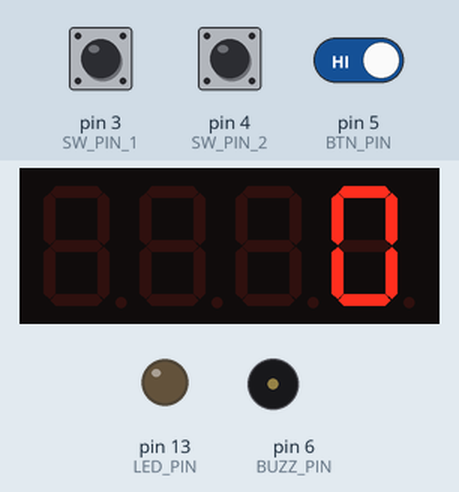
Recording of a sketch running on a simulated Arduino Uno, built with avr-gcc and run on an emulated ATmega328P. Parts: 4-digit seven-segment display, output pins drawn as LEDs (lit = HIGH), buzzer (waves = sounding). Inputs (shaded band) come from the test bench; at power-on: pin 3 (SW_PIN_1) HIGH, pin 4 (SW_PIN_2) HIGH, pin 5 (BTN_PIN) HIGH. Random numbers use the default seed unless the sketch sets one.

Above: at 1.2 s.
1.3 s: pin 3 (SW_PIN_1) pulled LOW for 0.15 s
At 1.37 s:
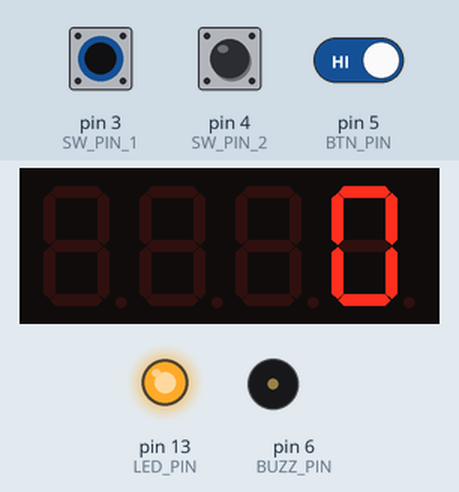
2.9 s: pin 3 (SW_PIN_1) pulled LOW for 3.2 s
At 6.4 s:
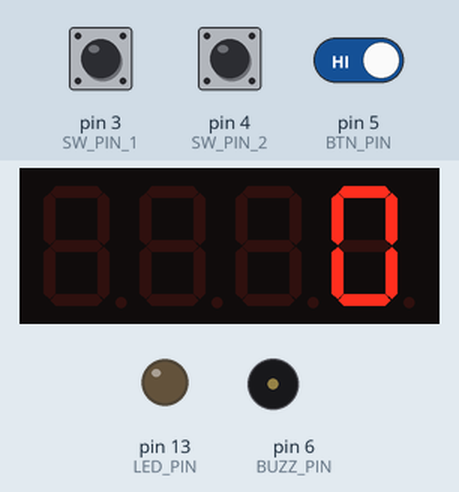
7.6 s: pin 4 (SW_PIN_2) pulled LOW for 3.2 s
At 8.3 s:
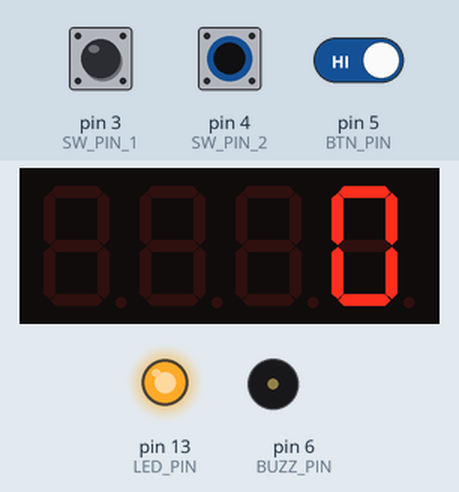
12.3 s: pin 3 (SW_PIN_1) driven LOW and pin 5 (BTN_PIN) driven LOW
At 14.62 s:
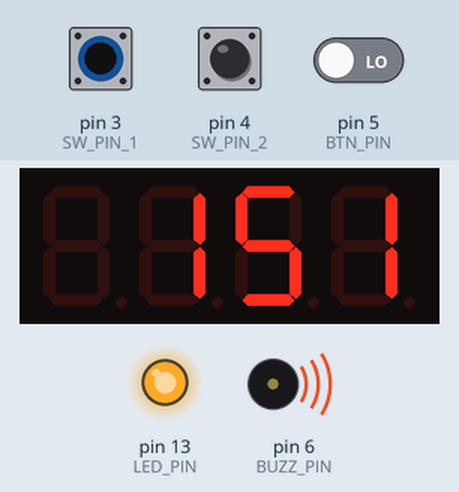
Timing chart, 0 to 16.3 s (numbered marks = the images above; inputs shaded):
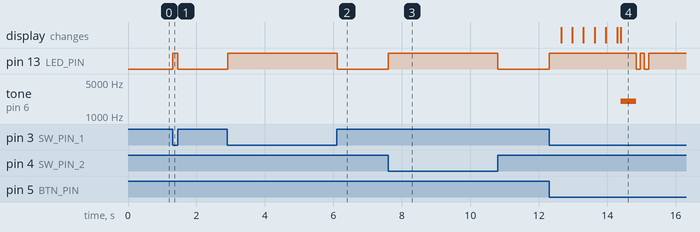

Measured:
- after the input at 1.3 s, pin 13 (LED_PIN): LOW → HIGH at once, → LOW 0.15 s later
- after the input at 2.9 s, pin 13 (LED_PIN): LOW → HIGH at once, → LOW 3.2 s later
- after the input at 7.6 s, pin 13 (LED_PIN): LOW → HIGH at once, → LOW 3.2 s later
- after the input at 12.3 s, pin 13 (LED_PIN): goes HIGH 2.5 s, LOW 0.12 s, HIGH 0.12 s, LOW 0.12 s, then HIGH, starting at once; tone on pin 6 (BUZZ_PIN): silent → 2000 Hz after 2.1 s, → silent 0.45 s later; the display: first changes after 0.35 s (image 4 shows a later state)

The sketch:

nano_tm1637_buzzer_switch.ino
```cpp
#include <TM1637Display.h>

// ---------- Пины ----------
const byte SW_PIN_1   = 3;    // 2-позиционный переключатель: контакт 1
const byte SW_PIN_2   = 4;    // 2-позиционный переключатель: контакт 2
const byte BTN_PIN    = 5;    // Кнопка
const byte BUZZ_PIN   = 6;    // Пищалка (tone)
const byte LED_PIN    = 13;   // Встроенный LED
const byte POT_PIN    = A2;   // Потенциометр

// TM1637
const byte TM_CLK     = 8;    // CLK дисплея
const byte TM_DIO     = 9;    // DIO дисплея

// ---------- Настройки ----------
unsigned int BUZZF = 2000;    // Частота пищалки, Гц
byte DISP_BRIGHT   = 7;       // Яркость 0..7

TM1637Display display(TM_CLK, TM_DIO);

// Для отслеживания нажатия кнопки
bool lastBtn = HIGH;

// ---------- Вспомогательные функции ----------
void blinkLedTwice() {
  for (byte i = 0; i < 2; i++) {
    digitalWrite(LED_PIN, LOW);
    delay(120);
    digitalWrite(LED_PIN, HIGH);
    delay(120);
  }
}

void showNumber(int value) {
  // Показываем число 0..9999 (у нас 0..250)
  display.showNumberDec(value, false);
}

void rampToNumber(int target) {
  // Быстрое "нарастание числа" от 0 до target
  target = constrain(target, 0, 250);

  int stepDelay = 6; // мс между шагами (быстро)
  int stepSize  = 1; // шаг по умолчанию

  // Для больших чисел ускоряем, чтобы анимация оставалась быстрой
  if (target > 120) stepSize = 2;
  if (target > 200) stepSize = 3;

  for (int v = 0; v <= target; v += stepSize) {
    showNumber(v);
    delay(stepDelay);
  }

  // Гарантированно показать точное целевое
  showNumber(target);
}

void runCycle(int P) {
  P = constrain(P, 0, 250);

  // 1) Анимация нарастания до значения
  rampToNumber(P);

  // 2) Пищалка на длительность P*3 мс
  unsigned long buzzTime = (unsigned long)P * 3UL;
  if (buzzTime > 0) {
    tone(BUZZ_PIN, BUZZF);
    delay(buzzTime);
    noTone(BUZZ_PIN);
  } else {
    noTone(BUZZ_PIN);
  }

  // 3) После цикла число остаётся на экране, LED мигает 2 раза
  blinkLedTwice();
}

void setup() {
  pinMode(SW_PIN_1, INPUT_PULLUP);
  pinMode(SW_PIN_2, INPUT_PULLUP);
  pinMode(BTN_PIN,  INPUT_PULLUP);

  pinMode(LED_PIN, OUTPUT);
  digitalWrite(LED_PIN, LOW);

  pinMode(BUZZ_PIN, OUTPUT);
  noTone(BUZZ_PIN);

  display.setBrightness(DISP_BRIGHT, true);
  display.clear();
  showNumber(0);

  // Немного шума для random()
  randomSeed(analogRead(A0));
}

void loop() {
  // Режимы через SPDT: общий контакт на GND, выходы на D3/D4
  bool mode1 = (digitalRead(SW_PIN_1) == LOW); // режим случайного P
  bool mode2 = (digitalRead(SW_PIN_2) == LOW); // режим от потенциометра

  // LED включён, если режим определён
  digitalWrite(LED_PIN, (mode1 || mode2) ? HIGH : LOW);

  // Кнопка нажата = LOW (INPUT_PULLUP)
  bool btnNow = digitalRead(BTN_PIN);

  // Срабатывание по фронту нажатия
  if (lastBtn == HIGH && btnNow == LOW) {
    if (mode1 && !mode2) {
      int P = random(0, 251);      // 0..250
      runCycle(P);
    } else if (mode2 && !mode1) {
      int raw = analogRead(POT_PIN);          // 0..1023
      int Ppot = map(raw, 0, 1023, 0, 250);   // 0..250
      runCycle(Ppot);
    }
    // Если оба/ни один режим не активны — ничего не делаем
  }

  lastBtn = btnNow;
  delay(15); // простой антидребезг
}
```
